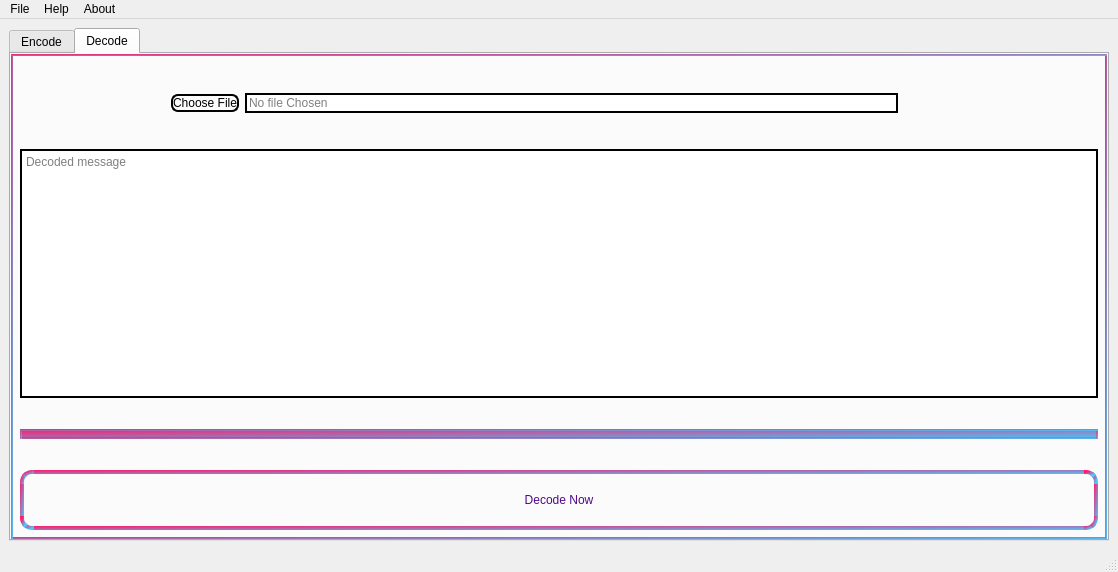
<?xml version="1.0" encoding="UTF-8"?>
<ui version="4.0">
 <class>MainWindow</class>
 <widget class="QMainWindow" name="MainWindow">
  <property name="geometry">
   <rect>
    <x>0</x>
    <y>0</y>
    <width>835</width>
    <height>572</height>
   </rect>
  </property>
  <property name="sizePolicy">
   <sizepolicy hsizetype="Fixed" vsizetype="Preferred">
    <horstretch>0</horstretch>
    <verstretch>0</verstretch>
   </sizepolicy>
  </property>
  <property name="baseSize">
   <size>
    <width>0</width>
    <height>0</height>
   </size>
  </property>
  <property name="windowTitle">
   <string>Cipher Forge</string>
  </property>
  <property name="styleSheet">
   <string notr="true"/>
  </property>
  <widget class="QWidget" name="centralwidget">
   <property name="styleSheet">
    <string notr="true"/>
   </property>
   <layout class="QVBoxLayout" name="verticalLayout_6">
    <item>
     <widget class="QTabWidget" name="tabs">
      <property name="sizePolicy">
       <sizepolicy hsizetype="Preferred" vsizetype="Preferred">
        <horstretch>0</horstretch>
        <verstretch>0</verstretch>
       </sizepolicy>
      </property>
      <property name="maximumSize">
       <size>
        <width>16777215</width>
        <height>16777215</height>
       </size>
      </property>
      <property name="styleSheet">
       <string notr="true"/>
      </property>
      <property name="tabShape">
       <enum>QTabWidget::Rounded</enum>
      </property>
      <property name="currentIndex">
       <number>1</number>
      </property>
      <widget class="QWidget" name="encode_tab">
       <property name="cursor">
        <cursorShape>ArrowCursor</cursorShape>
       </property>
       <property name="styleSheet">
        <string notr="true">border-color: qlineargradient(spread:pad, x1:0, y1:0, x2:1, y2:1, stop:0 rgba(73, 14, 210, 255), stop:1 rgba(37, 223, 195, 255));
border-style:solid;
border-width:2px;</string>
       </property>
       <attribute name="title">
        <string>Encode</string>
       </attribute>
       <layout class="QVBoxLayout" name="verticalLayout_5">
        <item>
         <layout class="QVBoxLayout" name="verticalLayout">
          <property name="leftMargin">
           <number>0</number>
          </property>
          <item>
           <layout class="QHBoxLayout" name="horizontalLayout">
            <property name="spacing">
             <number>28</number>
            </property>
            <item>
             <layout class="QVBoxLayout" name="verticalLayout_4">
              <property name="spacing">
               <number>7</number>
              </property>
              <property name="leftMargin">
               <number>0</number>
              </property>
              <property name="rightMargin">
               <number>0</number>
              </property>
              <item>
               <widget class="QPlainTextEdit" name="get_message">
                <property name="sizePolicy">
                 <sizepolicy hsizetype="Fixed" vsizetype="MinimumExpanding">
                  <horstretch>0</horstretch>
                  <verstretch>0</verstretch>
                 </sizepolicy>
                </property>
                <property name="minimumSize">
                 <size>
                  <width>500</width>
                  <height>0</height>
                 </size>
                </property>
                <property name="baseSize">
                 <size>
                  <width>0</width>
                  <height>0</height>
                 </size>
                </property>
                <property name="styleSheet">
                 <string notr="true">border-style:solid;
border-color: rgb(0, 0, 0);
border-width:2px;
color: rgb(0, 0, 0);</string>
                </property>
                <property name="frameShadow">
                 <enum>QFrame::Sunken</enum>
                </property>
                <property name="readOnly">
                 <bool>false</bool>
                </property>
                <property name="centerOnScroll">
                 <bool>true</bool>
                </property>
                <property name="placeholderText">
                 <string>Enter text message</string>
                </property>
               </widget>
              </item>
              <item>
               <widget class="QPushButton" name="read_content">
                <property name="styleSheet">
                 <string notr="true">border-color: rgb(0, 0, 0);
border-width: 2px;
    border-style: solid;
    border-radius: 7px;</string>
                </property>
                <property name="text">
                 <string>Read Content</string>
                </property>
                <property name="flat">
                 <bool>false</bool>
                </property>
               </widget>
              </item>
             </layout>
            </item>
            <item>
             <spacer name="horizontalSpacer_2">
              <property name="orientation">
               <enum>Qt::Horizontal</enum>
              </property>
              <property name="sizeType">
               <enum>QSizePolicy::Fixed</enum>
              </property>
              <property name="sizeHint" stdset="0">
               <size>
                <width>40</width>
                <height>20</height>
               </size>
              </property>
             </spacer>
            </item>
            <item>
             <widget class="QLabel" name="label">
              <property name="minimumSize">
               <size>
                <width>7</width>
                <height>0</height>
               </size>
              </property>
              <property name="styleSheet">
               <string notr="true">background-color: qlineargradient(spread:pad, x1:0, y1:0, x2:1, y2:1, stop:0 rgba(73, 14, 210, 255), stop:1 rgba(37, 223, 195, 255));</string>
              </property>
              <property name="text">
               <string/>
              </property>
             </widget>
            </item>
            <item>
             <spacer name="horizontalSpacer">
              <property name="orientation">
               <enum>Qt::Horizontal</enum>
              </property>
              <property name="sizeType">
               <enum>QSizePolicy::Fixed</enum>
              </property>
              <property name="sizeHint" stdset="0">
               <size>
                <width>30</width>
                <height>20</height>
               </size>
              </property>
             </spacer>
            </item>
            <item>
             <layout class="QHBoxLayout" name="horizontalLayout_7">
              <property name="spacing">
               <number>15</number>
              </property>
              <property name="leftMargin">
               <number>0</number>
              </property>
              <item>
               <spacer name="horizontalSpacer_5">
                <property name="orientation">
                 <enum>Qt::Horizontal</enum>
                </property>
                <property name="sizeHint" stdset="0">
                 <size>
                  <width>40</width>
                  <height>20</height>
                 </size>
                </property>
               </spacer>
              </item>
              <item>
               <widget class="QLineEdit" name="chosen_edit">
                <property name="sizePolicy">
                 <sizepolicy hsizetype="MinimumExpanding" vsizetype="Fixed">
                  <horstretch>0</horstretch>
                  <verstretch>0</verstretch>
                 </sizepolicy>
                </property>
                <property name="styleSheet">
                 <string notr="true">border-color: rgb(40, 40, 40);
border-style:solid;
border-width:2px;</string>
                </property>
                <property name="readOnly">
                 <bool>true</bool>
                </property>
                <property name="placeholderText">
                 <string>No file chosen</string>
                </property>
                <property name="cursorMoveStyle">
                 <enum>Qt::LogicalMoveStyle</enum>
                </property>
               </widget>
              </item>
              <item>
               <widget class="QPushButton" name="choose_file">
                <property name="sizePolicy">
                 <sizepolicy hsizetype="Preferred" vsizetype="Fixed">
                  <horstretch>0</horstretch>
                  <verstretch>0</verstretch>
                 </sizepolicy>
                </property>
                <property name="minimumSize">
                 <size>
                  <width>300</width>
                  <height>0</height>
                 </size>
                </property>
                <property name="maximumSize">
                 <size>
                  <width>16777215</width>
                  <height>16777215</height>
                 </size>
                </property>
                <property name="styleSheet">
                 <string notr="true">border-color: rgb(0, 0, 0);
border-width: 2px;
    border-style: solid;
    border-radius: 7px;</string>
                </property>
                <property name="text">
                 <string>Choose File</string>
                </property>
               </widget>
              </item>
              <item>
               <spacer name="horizontalSpacer_6">
                <property name="orientation">
                 <enum>Qt::Horizontal</enum>
                </property>
                <property name="sizeHint" stdset="0">
                 <size>
                  <width>40</width>
                  <height>20</height>
                 </size>
                </property>
               </spacer>
              </item>
             </layout>
            </item>
            <item>
             <layout class="QVBoxLayout" name="verticalLayout_2">
              <item>
               <spacer name="verticalSpacer_5">
                <property name="orientation">
                 <enum>Qt::Vertical</enum>
                </property>
                <property name="sizeType">
                 <enum>QSizePolicy::Fixed</enum>
                </property>
                <property name="sizeHint" stdset="0">
                 <size>
                  <width>20</width>
                  <height>40</height>
                 </size>
                </property>
               </spacer>
              </item>
             </layout>
            </item>
           </layout>
          </item>
          <item>
           <spacer name="verticalSpacer">
            <property name="orientation">
             <enum>Qt::Vertical</enum>
            </property>
            <property name="sizeType">
             <enum>QSizePolicy::Fixed</enum>
            </property>
            <property name="sizeHint" stdset="0">
             <size>
              <width>20</width>
              <height>20</height>
             </size>
            </property>
           </spacer>
          </item>
          <item>
           <layout class="QFormLayout" name="formLayout">
            <property name="rowWrapPolicy">
             <enum>QFormLayout::DontWrapRows</enum>
            </property>
            <property name="horizontalSpacing">
             <number>54</number>
            </property>
            <item row="0" column="0">
             <widget class="QLabel" name="cipher_file">
              <property name="sizePolicy">
               <sizepolicy hsizetype="Preferred" vsizetype="Preferred">
                <horstretch>0</horstretch>
                <verstretch>0</verstretch>
               </sizepolicy>
              </property>
              <property name="minimumSize">
               <size>
                <width>100</width>
                <height>0</height>
               </size>
              </property>
              <property name="styleSheet">
               <string notr="true">border-color: rgb(40, 40, 40);
border-style:solid;
border-width:2px;</string>
              </property>
              <property name="text">
               <string>Cipher File</string>
              </property>
             </widget>
            </item>
            <item row="0" column="1">
             <widget class="QLineEdit" name="dest_name">
              <property name="styleSheet">
               <string notr="true">border-color: rgb(40, 40, 40);
border-style:solid;
border-width:2px;</string>
              </property>
              <property name="text">
               <string/>
              </property>
              <property name="placeholderText">
               <string>Enter desination filename</string>
              </property>
             </widget>
            </item>
           </layout>
          </item>
          <item>
           <spacer name="verticalSpacer_2">
            <property name="orientation">
             <enum>Qt::Vertical</enum>
            </property>
            <property name="sizeType">
             <enum>QSizePolicy::Fixed</enum>
            </property>
            <property name="sizeHint" stdset="0">
             <size>
              <width>20</width>
              <height>25</height>
             </size>
            </property>
           </spacer>
          </item>
          <item>
           <widget class="QLabel" name="label_2">
            <property name="minimumSize">
             <size>
              <width>0</width>
              <height>0</height>
             </size>
            </property>
            <property name="font">
             <font>
              <pointsize>4</pointsize>
             </font>
            </property>
            <property name="styleSheet">
             <string notr="true">background-color: qlineargradient(spread:pad, x1:0, y1:0, x2:1, y2:1, stop:0 rgba(73, 14, 210, 255), stop:1 rgba(37, 223, 195, 255));</string>
            </property>
            <property name="text">
             <string/>
            </property>
           </widget>
          </item>
          <item>
           <spacer name="verticalSpacer_6">
            <property name="orientation">
             <enum>Qt::Vertical</enum>
            </property>
            <property name="sizeType">
             <enum>QSizePolicy::Fixed</enum>
            </property>
            <property name="sizeHint" stdset="0">
             <size>
              <width>20</width>
              <height>25</height>
             </size>
            </property>
           </spacer>
          </item>
          <item>
           <widget class="QPushButton" name="encode_now">
            <property name="sizePolicy">
             <sizepolicy hsizetype="MinimumExpanding" vsizetype="Fixed">
              <horstretch>0</horstretch>
              <verstretch>0</verstretch>
             </sizepolicy>
            </property>
            <property name="minimumSize">
             <size>
              <width>0</width>
              <height>60</height>
             </size>
            </property>
            <property name="maximumSize">
             <size>
              <width>16777215</width>
              <height>16777215</height>
             </size>
            </property>
            <property name="layoutDirection">
             <enum>Qt::LeftToRight</enum>
            </property>
            <property name="styleSheet">
             <string notr="true">border-color: qlineargradient(spread:pad, x1:0, y1:0, x2:1, y2:1, stop:0 rgba(73, 14, 210, 255), stop:1 rgba(37, 223, 195, 255));
border-width: 4px;
    border-style: solid;
    border-radius: 12px;</string>
            </property>
            <property name="text">
             <string>Encode Now</string>
            </property>
           </widget>
          </item>
         </layout>
        </item>
       </layout>
      </widget>
      <widget class="QWidget" name="decode_tab">
       <property name="styleSheet">
        <string notr="true">border-color: qlineargradient(spread:pad, x1:0, y1:0, x2:1, y2:1, stop:0 rgba(255, 27, 107, 255), stop:1 rgba(69, 202, 255, 255));
border-style:solid;
border-width:2px;</string>
       </property>
       <attribute name="title">
        <string>Decode</string>
       </attribute>
       <layout class="QVBoxLayout" name="verticalLayout_8">
        <item>
         <spacer name="verticalSpacer_8">
          <property name="orientation">
           <enum>Qt::Vertical</enum>
          </property>
          <property name="sizeType">
           <enum>QSizePolicy::Fixed</enum>
          </property>
          <property name="sizeHint" stdset="0">
           <size>
            <width>20</width>
            <height>30</height>
           </size>
          </property>
         </spacer>
        </item>
        <item>
         <layout class="QVBoxLayout" name="verticalLayout_7">
          <item>
           <layout class="QHBoxLayout" name="horizontalLayout_3">
            <item>
             <spacer name="horizontalSpacer_3">
              <property name="orientation">
               <enum>Qt::Horizontal</enum>
              </property>
              <property name="sizeType">
               <enum>QSizePolicy::Fixed</enum>
              </property>
              <property name="sizeHint" stdset="0">
               <size>
                <width>151</width>
                <height>20</height>
               </size>
              </property>
             </spacer>
            </item>
            <item>
             <widget class="QPushButton" name="choose_filed">
              <property name="styleSheet">
               <string notr="true">border-color: rgb(0, 0, 0);
border-width: 2px;
    border-style: solid;
    border-radius: 7px;</string>
              </property>
              <property name="text">
               <string>Choose File</string>
              </property>
             </widget>
            </item>
            <item>
             <widget class="QLineEdit" name="show_chosen">
              <property name="styleSheet">
               <string notr="true">border-color: rgb(0, 0, 0);
border-width: 2px;
    border-style: solid;
</string>
              </property>
              <property name="placeholderText">
               <string>No file Chosen</string>
              </property>
             </widget>
            </item>
            <item>
             <spacer name="horizontalSpacer_4">
              <property name="orientation">
               <enum>Qt::Horizontal</enum>
              </property>
              <property name="sizeType">
               <enum>QSizePolicy::Fixed</enum>
              </property>
              <property name="sizeHint" stdset="0">
               <size>
                <width>200</width>
                <height>20</height>
               </size>
              </property>
             </spacer>
            </item>
           </layout>
          </item>
          <item>
           <spacer name="verticalSpacer_3">
            <property name="orientation">
             <enum>Qt::Vertical</enum>
            </property>
            <property name="sizeType">
             <enum>QSizePolicy::Fixed</enum>
            </property>
            <property name="sizeHint" stdset="0">
             <size>
              <width>20</width>
              <height>30</height>
             </size>
            </property>
           </spacer>
          </item>
          <item>
           <widget class="QPlainTextEdit" name="decoded">
            <property name="styleSheet">
             <string notr="true">border-color: rgb(0, 0, 0);
border-width: 2px;
    border-style: solid;
</string>
            </property>
            <property name="readOnly">
             <bool>true</bool>
            </property>
            <property name="placeholderText">
             <string>Decoded message</string>
            </property>
           </widget>
          </item>
          <item>
           <spacer name="verticalSpacer_7">
            <property name="orientation">
             <enum>Qt::Vertical</enum>
            </property>
            <property name="sizeType">
             <enum>QSizePolicy::Fixed</enum>
            </property>
            <property name="sizeHint" stdset="0">
             <size>
              <width>20</width>
              <height>25</height>
             </size>
            </property>
           </spacer>
          </item>
          <item>
           <widget class="QLabel" name="label_3">
            <property name="font">
             <font>
              <pointsize>4</pointsize>
             </font>
            </property>
            <property name="styleSheet">
             <string notr="true">background-color: qlineargradient(spread:pad, x1:0, y1:0, x2:1, y2:1, stop:0 rgba(255, 27, 107, 255), stop:1 rgba(69, 202, 255, 255));</string>
            </property>
            <property name="text">
             <string/>
            </property>
           </widget>
          </item>
          <item>
           <spacer name="verticalSpacer_4">
            <property name="orientation">
             <enum>Qt::Vertical</enum>
            </property>
            <property name="sizeType">
             <enum>QSizePolicy::Fixed</enum>
            </property>
            <property name="sizeHint" stdset="0">
             <size>
              <width>25</width>
              <height>25</height>
             </size>
            </property>
           </spacer>
          </item>
          <item>
           <widget class="QPushButton" name="decode_now">
            <property name="minimumSize">
             <size>
              <width>0</width>
              <height>60</height>
             </size>
            </property>
            <property name="styleSheet">
             <string notr="true">border-color: qlineargradient(spread:pad, x1:0, y1:0, x2:1, y2:1, stop:0 rgba(255, 27, 107, 255), stop:1 rgba(69, 202, 255, 255));
color: rgb(79, 9, 136);
border-width:4px;
    border-style: solid;
    border-radius: 12px;</string>
            </property>
            <property name="text">
             <string>Decode Now</string>
            </property>
           </widget>
          </item>
         </layout>
        </item>
       </layout>
      </widget>
     </widget>
    </item>
   </layout>
  </widget>
  <widget class="QMenuBar" name="menubar">
   <property name="geometry">
    <rect>
     <x>0</x>
     <y>0</y>
     <width>835</width>
     <height>26</height>
    </rect>
   </property>
   <widget class="QMenu" name="menuabout">
    <property name="title">
     <string>Help</string>
    </property>
    <addaction name="help_encode"/>
    <addaction name="help_decode"/>
   </widget>
   <widget class="QMenu" name="menuhelp">
    <property name="title">
     <string>File</string>
    </property>
    <addaction name="action_exit"/>
   </widget>
   <widget class="QMenu" name="aboutproject">
    <property name="title">
     <string>About</string>
    </property>
    <addaction name="actionAbout_Cipher_Forge"/>
   </widget>
   <addaction name="menuhelp"/>
   <addaction name="menuabout"/>
   <addaction name="aboutproject"/>
  </widget>
  <widget class="QStatusBar" name="statusbar">
   <property name="autoFillBackground">
    <bool>false</bool>
   </property>
  </widget>
  <action name="help_encode">
   <property name="text">
    <string>Encoding</string>
   </property>
   <property name="visible">
    <bool>true</bool>
   </property>
  </action>
  <action name="help_decode">
   <property name="text">
    <string>Decoding</string>
   </property>
  </action>
  <action name="action_exit">
   <property name="text">
    <string>Exit</string>
   </property>
  </action>
  <action name="actionAbout_Cipher_Forge">
   <property name="text">
    <string>About Cipher Forge</string>
   </property>
  </action>
 </widget>
 <resources/>
 <connections>
  <connection>
   <sender>read_content</sender>
   <signal>clicked()</signal>
   <receiver>get_message</receiver>
   <slot>zoomIn()</slot>
   <hints>
    <hint type="sourcelabel">
     <x>213</x>
     <y>254</y>
    </hint>
    <hint type="destinationlabel">
     <x>213</x>
     <y>225</y>
    </hint>
   </hints>
  </connection>
 </connections>
</ui>
